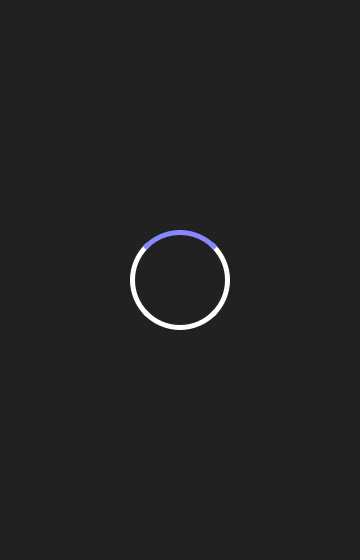
<?xml version="1.0" encoding="UTF-8"?>
<ui version="4.0">
 <class>Carregando</class>
 <widget class="QWidget" name="Carregando">
  <property name="windowModality">
   <enum>Qt::NonModal</enum>
  </property>
  <property name="geometry">
   <rect>
    <x>0</x>
    <y>0</y>
    <width>360</width>
    <height>560</height>
   </rect>
  </property>
  <property name="windowTitle">
   <string>Calculadora IMC</string>
  </property>
  <property name="styleSheet">
   <string notr="true">background-color: rgb(33,33,33);
color:  rgb(170, 170, 255);</string>
  </property>
  <widget class="QLabel" name="rodaroda">
   <property name="geometry">
    <rect>
     <x>130</x>
     <y>230</y>
     <width>100</width>
     <height>100</height>
    </rect>
   </property>
   <property name="styleSheet">
    <string notr="true">border-color: white;
border-width: 5px;
border-style: solid solid solid solid;
border-radius: 50px;
border-color: rgb(135,135,255) white white white;
</string>
   </property>
   <property name="text">
    <string/>
   </property>
  </widget>
 </widget>
 <resources/>
 <connections/>
</ui>
